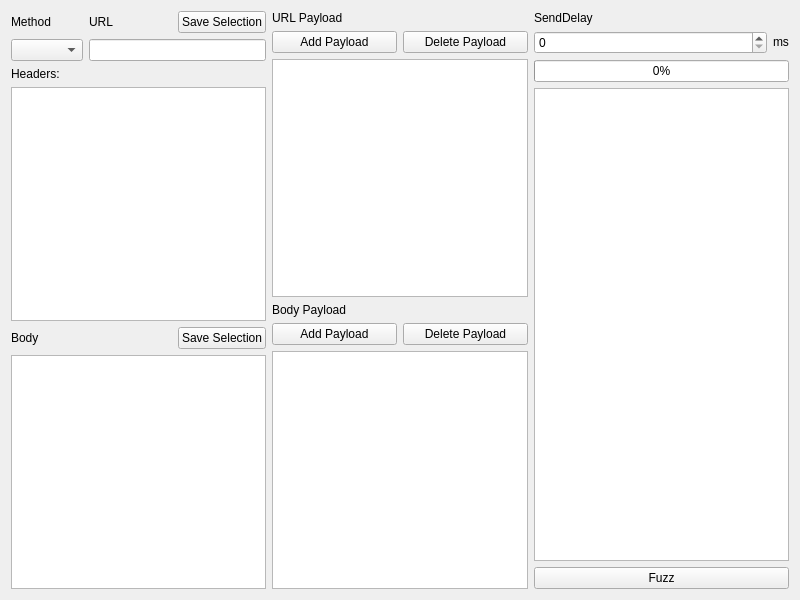
<?xml version="1.0" encoding="UTF-8"?>
<ui version="4.0">
 <class>FuzzWidget</class>
 <widget class="QWidget" name="FuzzWidget">
  <property name="geometry">
   <rect>
    <x>0</x>
    <y>0</y>
    <width>800</width>
    <height>600</height>
   </rect>
  </property>
  <property name="sizePolicy">
   <sizepolicy hsizetype="Expanding" vsizetype="Expanding">
    <horstretch>0</horstretch>
    <verstretch>0</verstretch>
   </sizepolicy>
  </property>
  <property name="windowTitle">
   <string>Fuzzy HTTP</string>
  </property>
  <layout class="QGridLayout" name="gridLayout">
   <item row="0" column="0">
    <layout class="QVBoxLayout" name="requestVLayout">
     <item>
      <layout class="QGridLayout" name="startingLineGridLayout">
       <item row="2" column="0">
        <widget class="QComboBox" name="requestMethodComboBox">
         <property name="sizePolicy">
          <sizepolicy hsizetype="Maximum" vsizetype="Fixed">
           <horstretch>0</horstretch>
           <verstretch>0</verstretch>
          </sizepolicy>
         </property>
        </widget>
       </item>
       <item row="1" column="0">
        <widget class="QLabel" name="requestMethodLabel">
         <property name="sizePolicy">
          <sizepolicy hsizetype="Maximum" vsizetype="Maximum">
           <horstretch>0</horstretch>
           <verstretch>0</verstretch>
          </sizepolicy>
         </property>
         <property name="text">
          <string>Method</string>
         </property>
        </widget>
       </item>
       <item row="1" column="1">
        <layout class="QHBoxLayout" name="urlHlLayout">
         <item>
          <widget class="QLabel" name="urlLabel">
           <property name="text">
            <string>URL</string>
           </property>
          </widget>
         </item>
         <item>
          <spacer name="horizontalSpacer">
           <property name="orientation">
            <enum>Qt::Horizontal</enum>
           </property>
           <property name="sizeHint" stdset="0">
            <size>
             <width>40</width>
             <height>20</height>
            </size>
           </property>
          </spacer>
         </item>
         <item>
          <widget class="QLabel" name="urlSavedSelectionLabel">
           <property name="text">
            <string/>
           </property>
           <property name="alignment">
            <set>Qt::AlignRight|Qt::AlignTrailing|Qt::AlignVCenter</set>
           </property>
          </widget>
         </item>
         <item>
          <widget class="QPushButton" name="urlSaveSelectionButton">
           <property name="text">
            <string>Save Selection</string>
           </property>
          </widget>
         </item>
        </layout>
       </item>
       <item row="2" column="1">
        <widget class="QLineEdit" name="urlLineEdit"/>
       </item>
      </layout>
     </item>
     <item>
      <widget class="QLabel" name="requestHeadersLabel">
       <property name="text">
        <string>Headers:</string>
       </property>
      </widget>
     </item>
     <item>
      <widget class="QTableView" name="requestHeadersTableView"/>
     </item>
     <item>
      <layout class="QHBoxLayout" name="bodyHLayout">
       <item>
        <widget class="QLabel" name="bodyLabel">
         <property name="text">
          <string>Body</string>
         </property>
        </widget>
       </item>
       <item>
        <spacer name="horizontalSpacer_2">
         <property name="orientation">
          <enum>Qt::Horizontal</enum>
         </property>
         <property name="sizeHint" stdset="0">
          <size>
           <width>40</width>
           <height>20</height>
          </size>
         </property>
        </spacer>
       </item>
       <item>
        <widget class="QLabel" name="bodySavedSelectionLabel">
         <property name="text">
          <string/>
         </property>
        </widget>
       </item>
       <item>
        <widget class="QPushButton" name="bodySaveSelectionButton">
         <property name="text">
          <string>Save Selection</string>
         </property>
        </widget>
       </item>
      </layout>
     </item>
     <item>
      <widget class="QPlainTextEdit" name="bodyPlainTextEdit"/>
     </item>
    </layout>
   </item>
   <item row="0" column="1">
    <layout class="QVBoxLayout" name="payloadVLayout">
     <item>
      <widget class="QLabel" name="urlPayloadLabel">
       <property name="text">
        <string>URL Payload</string>
       </property>
      </widget>
     </item>
     <item>
      <layout class="QHBoxLayout" name="urlButtonsHLayout">
       <item>
        <widget class="QPushButton" name="addUrlPayloadButton">
         <property name="text">
          <string>Add Payload</string>
         </property>
        </widget>
       </item>
       <item>
        <widget class="QPushButton" name="deleteUrlPayloadButton">
         <property name="text">
          <string>Delete Payload</string>
         </property>
        </widget>
       </item>
      </layout>
     </item>
     <item>
      <widget class="QTableView" name="urlPayloadTableView">
       <property name="selectionMode">
        <enum>QAbstractItemView::SingleSelection</enum>
       </property>
      </widget>
     </item>
     <item>
      <widget class="QLabel" name="bodyPayloadLabel">
       <property name="text">
        <string>Body Payload</string>
       </property>
      </widget>
     </item>
     <item>
      <layout class="QHBoxLayout" name="bodyButtonsHLayout">
       <item>
        <widget class="QPushButton" name="addBodyPayloadButton">
         <property name="text">
          <string>Add Payload</string>
         </property>
        </widget>
       </item>
       <item>
        <widget class="QPushButton" name="deleteBodyPayloadButton">
         <property name="text">
          <string>Delete Payload</string>
         </property>
        </widget>
       </item>
      </layout>
     </item>
     <item>
      <widget class="QTableView" name="bodyPayloadTableView">
       <property name="selectionMode">
        <enum>QAbstractItemView::SingleSelection</enum>
       </property>
      </widget>
     </item>
    </layout>
   </item>
   <item row="0" column="2">
    <layout class="QVBoxLayout" name="fuzzVLayout">
     <item>
      <widget class="QLabel" name="sendDelayLabel">
       <property name="text">
        <string>SendDelay</string>
       </property>
      </widget>
     </item>
     <item>
      <layout class="QHBoxLayout" name="sendDelayHlLayout">
       <item>
        <widget class="QSpinBox" name="sendDeaySpinBox">
         <property name="maximum">
          <number>10000</number>
         </property>
        </widget>
       </item>
       <item>
        <widget class="QLabel" name="millisecondsLabel">
         <property name="sizePolicy">
          <sizepolicy hsizetype="Maximum" vsizetype="Maximum">
           <horstretch>0</horstretch>
           <verstretch>0</verstretch>
          </sizepolicy>
         </property>
         <property name="text">
          <string>ms</string>
         </property>
        </widget>
       </item>
      </layout>
     </item>
     <item>
      <widget class="QProgressBar" name="progressBar">
       <property name="value">
        <number>0</number>
       </property>
      </widget>
     </item>
     <item>
      <widget class="QTableView" name="replyTableView"/>
     </item>
     <item>
      <widget class="QPushButton" name="fuzzCancelButton">
       <property name="text">
        <string>Fuzz</string>
       </property>
      </widget>
     </item>
    </layout>
   </item>
  </layout>
 </widget>
 <resources/>
 <connections/>
</ui>
